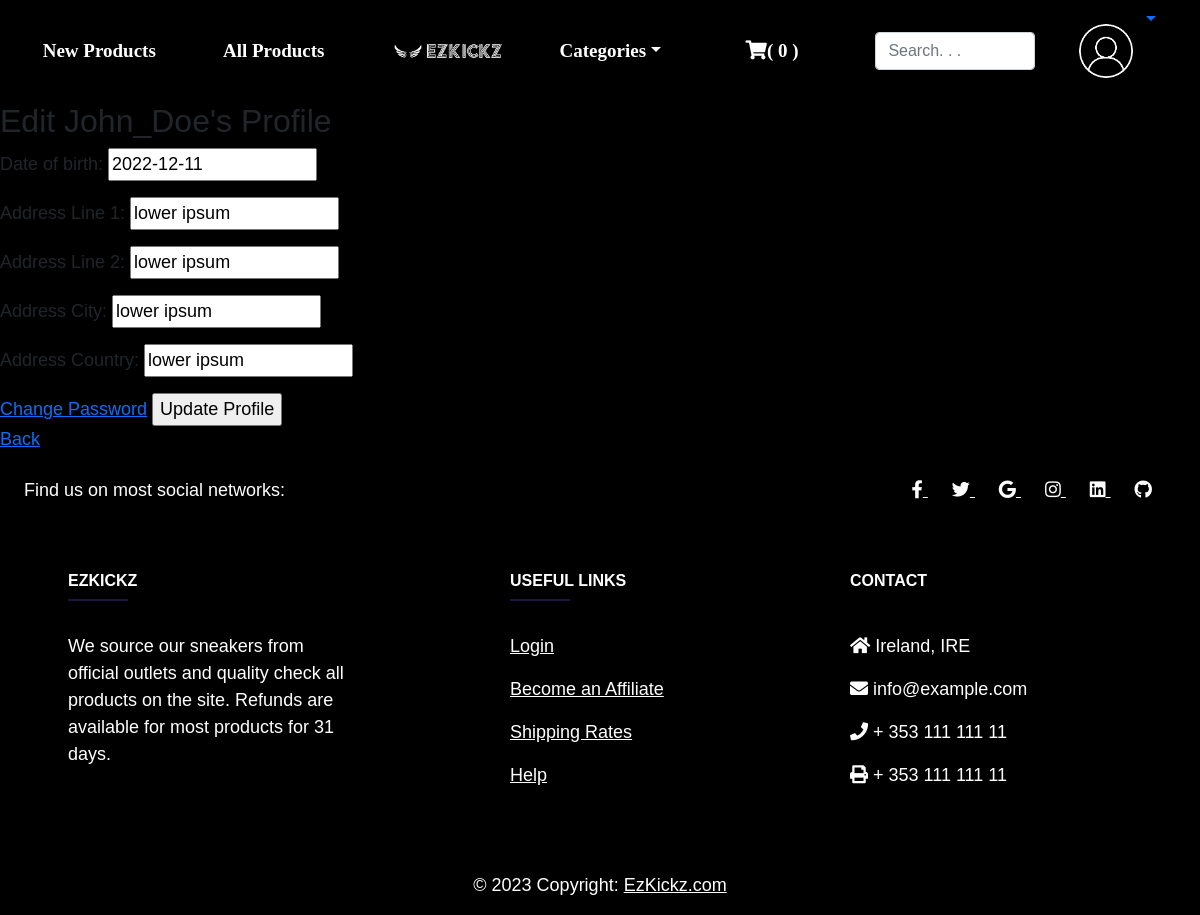
/accounts/edit_profile/1/ (signed in), run on the app's committed database.
### accounts/models.py (models this page shows, shortened)
class CustomUser(AbstractUser):
    age = models.PositiveIntegerField(null=True, blank=True)

class Profile(models.Model):
    user = models.OneToOneField(get_user_model(), null = True, on_delete=models.CASCADE,)
    date_of_birth = models.DateField(blank=False, null=False)
    Address_Line_1 = models.CharField(max_length=250, blank=True)
    Address_Line_2 = models.CharField(max_length=250, blank=True)
    Address_City = models.CharField(max_length=250, blank=True)
    Address_Country = models.CharField(max_length=250, blank = True)

### accounts/views.py (the view)
# urls.py: path('edit_profile/<int:pk>/', UserEditView.as_view(), name = 'edit_profile'),
class UserEditView(UpdateView):
    model=Profile
    template_name = 'registration/edit_profile.html'
    fields=['date_of_birth', 'Address_Line_1', 'Address_Line_2', 'Address_City', 'Address_Country']
    success_url = reverse_lazy('home')
    def get_object(self):
        return self.request.user.profile

### cart/context_processors.py (called while the page is built)
def counter(request):
    item_count = 0
    if 'admin' in request.path:
        return ()
    else:
        try:
            cart = Cart.objects.filter(cart_id = _cart_id(request))
            cart_items = CartItem.objects.all().filter(cart = cart[:1])
            for cart_item in cart_items:
                item_count += cart_item.quantity
        except Cart.DoesNotExist:
            item_count = 0
    return dict(item_count = item_count)

### cart/views.py (called while the page is built)
def _cart_id(request):
    cart = request.session.session_key
    if not cart:
        cart = request.session.create()
    return cart

### shop/context_processors.py (called while the page is built)
def menu_links(request):
    links = Category.objects.all()
    return dict(links = links)

### shop/models.py (called while the page is built)
    def get_absolute_url(self):
        return reverse('shop:categorizedproducts', args=[self.id])

### templates/registration/edit_profile.html (shortened to what this page needs)
{% extends 'base.html' %}
{% block content %}
{% if user.is_authenticated %}
<div>
    <h2>Edit {{user.profile.user}}'s Profile</h2>
    <div>
        <form method="POST">
            {{ form.as_p }}
            <a href="{% url 'password_change' %}">Change Password</a>
            <input type="submit" value="Update Profile">
        </form>
    </div>
    <a href="{% url 'home' %} ">Back</a>
{% else %}
<div>
<p>Create an account to edit your profile.</p>
<a href="{% url 'home' %}">Home</a>
</div>{% endif %}
</div>
{% endblock content %}

### static/css/style.css (style rules this page uses)
body { font-family: 'Gill Sans', 'Gill Sans MT', Calibri, 'Trebuchet MS', sans-serif; background-color: black; }
body { font-size: 18px; }

### data on the page
CustomUser: profile.user "John_Doe"
Profile: date_of_birth "2022-12-11", Address_Line_1 "lower ipsum", Address_Line_2 "lower ipsum", Address_City "lower ipsum", Address_Country "lower ipsum"

### other printed values
{{ item_count }} "0"
